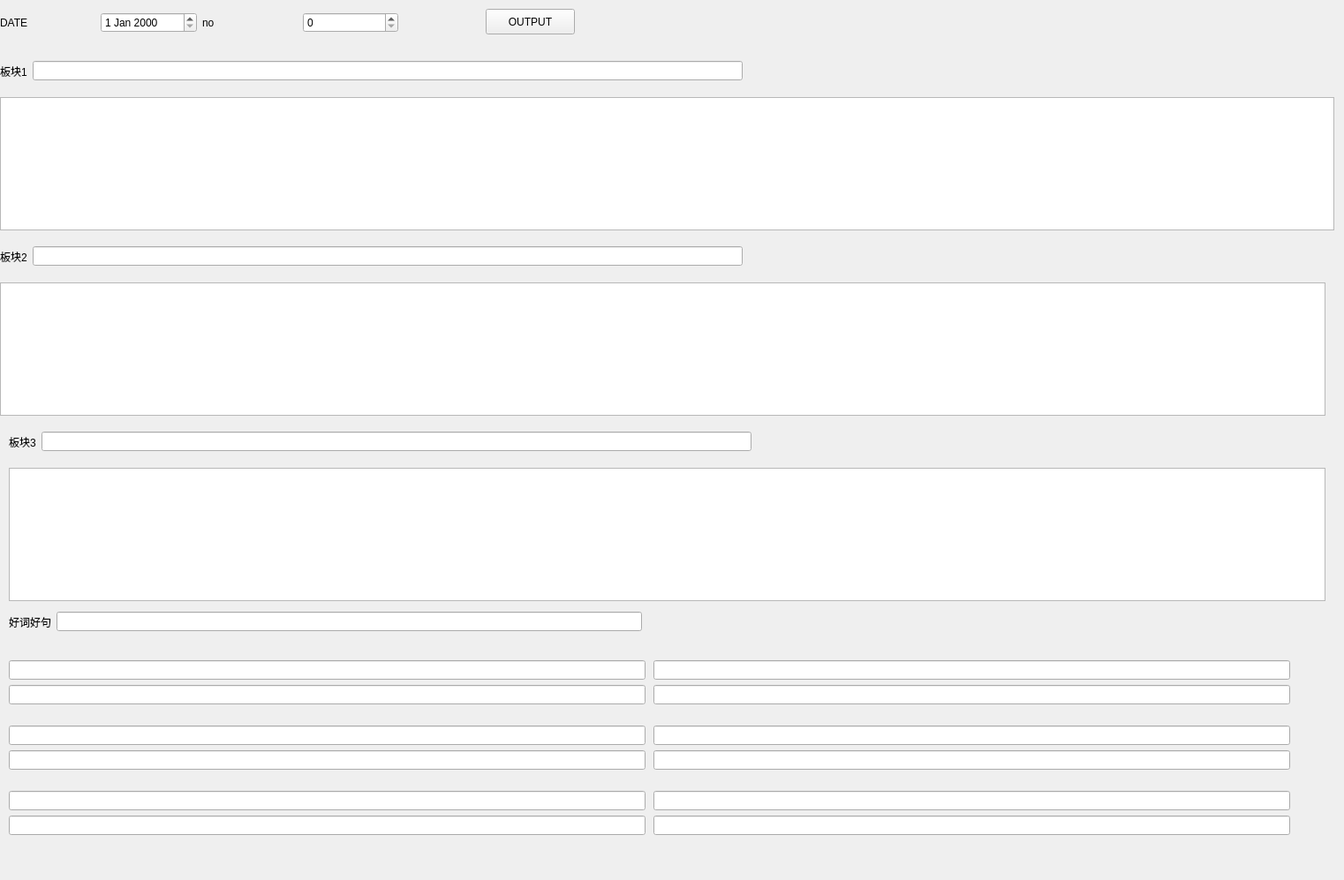
<?xml version="1.0" encoding="UTF-8"?>
<ui version="4.0">
 <class>MainWindow</class>
 <widget class="QMainWindow" name="MainWindow">
  <property name="geometry">
   <rect>
    <x>0</x>
    <y>0</y>
    <width>1522</width>
    <height>997</height>
   </rect>
  </property>
  <property name="windowTitle">
   <string>天-梦快讯出版工具</string>
  </property>
  <widget class="QWidget" name="centralwidget">
   <widget class="QWidget" name="horizontalLayoutWidget">
    <property name="geometry">
     <rect>
      <x>0</x>
      <y>0</y>
      <width>451</width>
      <height>51</height>
     </rect>
    </property>
    <layout class="QHBoxLayout" name="horizontalLayout">
     <item>
      <widget class="QLabel" name="label">
       <property name="text">
        <string>DATE</string>
       </property>
      </widget>
     </item>
     <item>
      <widget class="QDateEdit" name="dt"/>
     </item>
     <item>
      <widget class="QLabel" name="label_2">
       <property name="text">
        <string>no</string>
       </property>
      </widget>
     </item>
     <item>
      <widget class="QSpinBox" name="no"/>
     </item>
    </layout>
   </widget>
   <widget class="QWidget" name="horizontalLayoutWidget_2">
    <property name="geometry">
     <rect>
      <x>0</x>
      <y>60</y>
      <width>841</width>
      <height>41</height>
     </rect>
    </property>
    <layout class="QHBoxLayout" name="horizontalLayout_2">
     <item>
      <widget class="QLabel" name="label_3">
       <property name="text">
        <string>板块1</string>
       </property>
      </widget>
     </item>
     <item>
      <widget class="QLineEdit" name="tt1">
       <property name="text">
        <string/>
       </property>
      </widget>
     </item>
    </layout>
   </widget>
   <widget class="QTextEdit" name="c1">
    <property name="geometry">
     <rect>
      <x>0</x>
      <y>110</y>
      <width>1511</width>
      <height>151</height>
     </rect>
    </property>
   </widget>
   <widget class="QWidget" name="horizontalLayoutWidget_3">
    <property name="geometry">
     <rect>
      <x>0</x>
      <y>270</y>
      <width>841</width>
      <height>41</height>
     </rect>
    </property>
    <layout class="QHBoxLayout" name="horizontalLayout_3">
     <item>
      <widget class="QLabel" name="label_4">
       <property name="text">
        <string>板块2</string>
       </property>
      </widget>
     </item>
     <item>
      <widget class="QLineEdit" name="tt2">
       <property name="text">
        <string/>
       </property>
      </widget>
     </item>
    </layout>
   </widget>
   <widget class="QTextEdit" name="c2">
    <property name="geometry">
     <rect>
      <x>0</x>
      <y>320</y>
      <width>1501</width>
      <height>151</height>
     </rect>
    </property>
   </widget>
   <widget class="QWidget" name="horizontalLayoutWidget_4">
    <property name="geometry">
     <rect>
      <x>10</x>
      <y>480</y>
      <width>841</width>
      <height>41</height>
     </rect>
    </property>
    <layout class="QHBoxLayout" name="horizontalLayout_4">
     <item>
      <widget class="QLabel" name="label_5">
       <property name="text">
        <string>板块3</string>
       </property>
      </widget>
     </item>
     <item>
      <widget class="QLineEdit" name="tt3">
       <property name="text">
        <string/>
       </property>
      </widget>
     </item>
    </layout>
   </widget>
   <widget class="QTextEdit" name="c3">
    <property name="geometry">
     <rect>
      <x>10</x>
      <y>530</y>
      <width>1491</width>
      <height>151</height>
     </rect>
    </property>
   </widget>
   <widget class="QWidget" name="verticalLayoutWidget_4">
    <property name="geometry">
     <rect>
      <x>10</x>
      <y>730</y>
      <width>721</width>
      <height>235</height>
     </rect>
    </property>
    <layout class="QVBoxLayout" name="verticalLayout_4">
     <item>
      <layout class="QVBoxLayout" name="verticalLayout_3">
       <item>
        <widget class="QLineEdit" name="g1_o"/>
       </item>
       <item>
        <widget class="QLineEdit" name="g1_t"/>
       </item>
      </layout>
     </item>
     <item>
      <layout class="QVBoxLayout" name="verticalLayout">
       <item>
        <widget class="QLineEdit" name="g2_o"/>
       </item>
       <item>
        <widget class="QLineEdit" name="g2_t"/>
       </item>
      </layout>
     </item>
     <item>
      <layout class="QVBoxLayout" name="verticalLayout_2">
       <item>
        <widget class="QLineEdit" name="g3_o"/>
       </item>
       <item>
        <widget class="QLineEdit" name="g3_t"/>
       </item>
      </layout>
     </item>
    </layout>
   </widget>
   <widget class="QWidget" name="horizontalLayoutWidget_5">
    <property name="geometry">
     <rect>
      <x>10</x>
      <y>690</y>
      <width>717</width>
      <height>29</height>
     </rect>
    </property>
    <layout class="QHBoxLayout" name="horizontalLayout_5">
     <item>
      <widget class="QLabel" name="label_6">
       <property name="text">
        <string>好词好句</string>
       </property>
      </widget>
     </item>
     <item>
      <widget class="QLineEdit" name="goods_t">
       <property name="text">
        <string/>
       </property>
      </widget>
     </item>
    </layout>
   </widget>
   <widget class="QWidget" name="verticalLayoutWidget_5">
    <property name="geometry">
     <rect>
      <x>740</x>
      <y>730</y>
      <width>721</width>
      <height>235</height>
     </rect>
    </property>
    <layout class="QVBoxLayout" name="verticalLayout_5">
     <item>
      <layout class="QVBoxLayout" name="verticalLayout_6">
       <item>
        <widget class="QLineEdit" name="g4_o"/>
       </item>
       <item>
        <widget class="QLineEdit" name="g4_t"/>
       </item>
      </layout>
     </item>
     <item>
      <layout class="QVBoxLayout" name="verticalLayout_7">
       <item>
        <widget class="QLineEdit" name="g5_o"/>
       </item>
       <item>
        <widget class="QLineEdit" name="g5_t"/>
       </item>
      </layout>
     </item>
     <item>
      <layout class="QVBoxLayout" name="verticalLayout_8">
       <item>
        <widget class="QLineEdit" name="g6_o"/>
       </item>
       <item>
        <widget class="QLineEdit" name="g6_t"/>
       </item>
      </layout>
     </item>
    </layout>
   </widget>
   <widget class="QPushButton" name="pushButton">
    <property name="geometry">
     <rect>
      <x>550</x>
      <y>10</y>
      <width>101</width>
      <height>29</height>
     </rect>
    </property>
    <property name="text">
     <string>OUTPUT</string>
    </property>
   </widget>
  </widget>
  <widget class="QMenuBar" name="menubar">
   <property name="geometry">
    <rect>
     <x>0</x>
     <y>0</y>
     <width>1522</width>
     <height>28</height>
    </rect>
   </property>
  </widget>
 </widget>
 <resources/>
 <connections/>
</ui>
